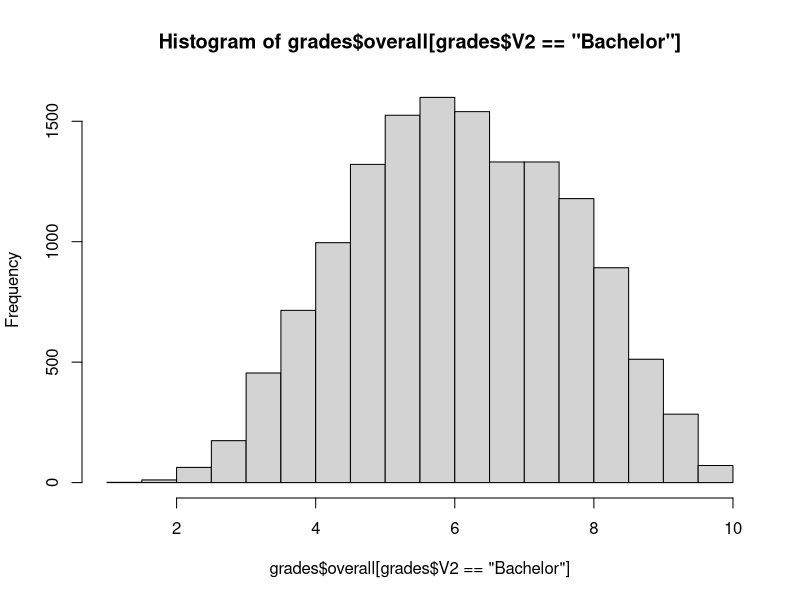
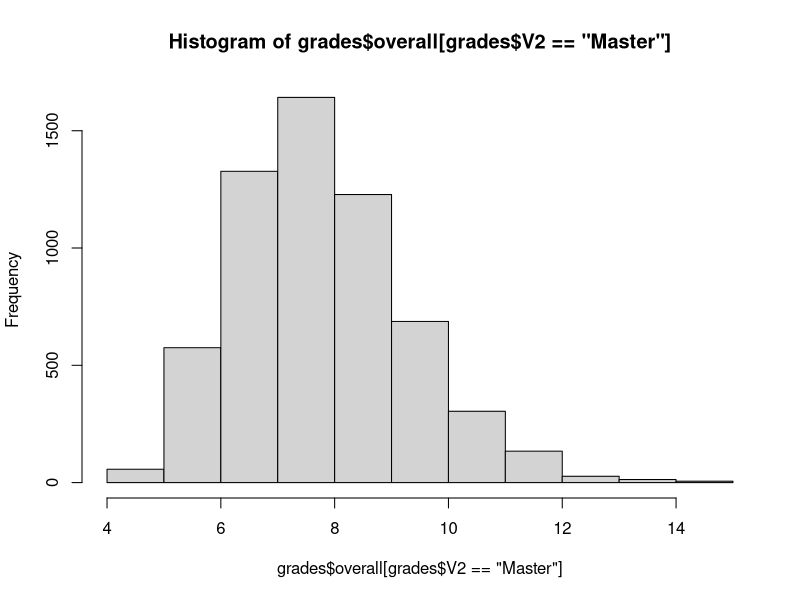

Recreate these plots in R, in order. (Note: this script raises an error after producing the figures.)
# sampling some data for student grades
# Peter Lugtig, copyright 2017
# Questions: p.lugtig@uu.nl


#clean workspace
rm(list=ls(all=TRUE))


require(MASS) #for sampling multivariate normal distribution
#install.packages("sampling")
require(sampling) # for sampling
library(tidyr)
library(dplyr)
require(survey) # for design weights and corrections
se <- function(x) sd(x)/sqrt(length(x)) # standard error function

# Utrecht University - 149 programmes (lets assume two sizes (small and big))
# 20.000 students. 
# 50 BA-programmes with 280 students
# 150 MA programmes with 40 students

# generate  degrees - Feel free to change this, to test for different distribtions
#?set.seed
set.seed(11)
overall <- as.numeric(4+rpois(n=14000,lambda=2.8)+mvrnorm(n=14000,0,0.3))
overall[overall>10] <- 8.5
overallBA <-as.data.frame(overall)
overallBA[,2] <- "Bachelor"
# generate MA degrees
set.seed(11)
overall <- as.numeric(5.5+rpois(n=6000,lambda=2.0)+mvrnorm(n=6000,0,0.1))
overallMA <-as.data.frame(overall)
overallMA[,2] <- "Master"
overallBA[,3] <- rep(1:50,each=280)
overallMA[,3] <- rep(51:200, each=40)
# now add some between-cluster variance
overallMA[,1] <- overallMA[,1]+(overallMA[,3]/100)- 1
overallBA[,1] <- overallBA[,1]+(overallBA[,3]/40)- 1.25


#merge
grades <- rbind(overallBA,overallMA)
hist(grades$overall[grades$V2=="Bachelor"])
hist(grades$overall[grades$V2=="Master"])
grades$overall[grades$overall>10] <- 8.5+mvrnorm(n=nrow(grades[grades$overall>10]),0,0.2)

require(ggplot2) # for a nice plot
ggplot(grades, aes(overall,fill=V2)) +
  geom_histogram(binwidth=.5)
# get ICC for the data for 3 vars (1. degree, 2. programme, 3. interaction)
aov.grades <- summary(aov(grades$overall ~ grades$V2, grades))
between <- aov.grades[[1]][["Sum Sq"]][[1]]
total <- aov.grades[[1]][["Sum Sq"]][[1]]+ aov.grades[[1]][["Sum Sq"]][[2]]
(150/149)*(between/total) # ICC = .1805 for BA/MA

aov.grades <- summary(aov(grades$overall ~ grades$V3, grades))
between <- aov.grades[[1]][["Sum Sq"]][[1]]
total <- aov.grades[[1]][["Sum Sq"]][[1]]+ aov.grades[[1]][["Sum Sq"]][[2]]
(150/149)*(between/total) # ICC = .215 for BA/MA

aov.grades <- summary(aov(grades$overall ~ grades$V3:grades$V2, grades))
aov.grades
between <- aov.grades[[1]][["Sum Sq"]][[1]]
total <- aov.grades[[1]][["Sum Sq"]][[1]]+ aov.grades[[1]][["Sum Sq"]][[2]]
(150/149)*(between/total) # ICC = .217 for BA/MA

#grades$V3
# stats for Ba/MA
mean(grades$overall[grades$V2=="Bachelor"])   # 6.08
mean(grades$overall[grades$V2=="Master"])     # 7.57
var(grades$overall[grades$V2=="Bachelor"])    # 2.48
var(grades$overall[grades$V2=="Master"])      # 1.41
var(grades$overall)                           # 2.64
mean(grades$overall)                          # 6.52
se(grades$overall)                            # .01147895
# stas for programmes
ggplot(grades, aes(y=grades$overall,x=factor(grades$V3), fill=grades$V2)) +
  geom_boxplot()


# now take a sample
# srs
set.seed(11)
grades[,4] <-srswor(1000,20000)                                    #srswor
mean(grades$overall[grades$V4==1])                                  #6.49
se(grades$overall[grades$V4==1])                                    #.0510
sesrs <- se(grades$overall[grades$V4==1])                          
table(grades$V2,grades$V4)
grades$V5 <- 20000
grades$V6[grades$V2=="Bachelor"] <- 280
grades$V6[grades$V2=="Master"] <- 440

# cluster sampling
set.seed(11)
clusterselection <- as.data.frame(1:200)
clusterselection[,2] <- as.numeric(srswor(7,200)) # clusters 1,3,13,17,56,102,187 selected
datacluster1 <- subset(grades, grades$V3==1|grades$V3==3|grades$V3==13|grades$V3==17|grades$V3==56|grades$V3==102|grades$V3==187)
# or
#grades[,7] <- cluster(grades,clustername=c("V3"),size=7, method="srswor") # gives an error
grades[,7] <- 1:20000 #number for fpc

table(clusterselection)
# ?svydesign # for how to specify a cluster sample
clus1 <- svydesign(ids=~datacluster1$V3,
                   strata=NULL,
                   fpc = ~datacluster1$V5,
                   data=datacluster1)
svymean(datacluster1$overall,design=clus1, deff=T)# s.e.= .17397
# design effect by hand
clus1b <- svydesign(ids=~1,
                  data=datacluster1,
                  fpc = ~datacluster1$V5,)
svymean(datacluster1$overall,design=clus1b, deff=T) #s.e.=.040091
.17397/.04413 # design effect = 15.54 !massive!
# compute design effect using ICC as check
# get ICC
aov.grades <- summary(aov(datacluster1$overall ~ datacluster1$V3, datacluster1))
between <- aov.grades[[1]][["Sum Sq"]][[1]]
total <- aov.grades[[1]][["Sum Sq"]][[1]]+ aov.grades[[1]][["Sum Sq"]][[2]]
(150/149)*(between/total) # ICC = .066 for programme
(150/149)*(between/total) * 143 # (M-1) # ICC = 20  for programme
require(ggplot2)
ggplot(datacluster1, aes(y=datacluster1$overall,x=factor(datacluster1$V3), fill=datacluster1$V2)) +
  geom_boxplot()

# now a two stage sample
# step 1, select more clusters (15)
set.seed(11)
clusterselection[,3] <- as.numeric(srswor(15,200)) # clusters 1,3,13,17,24,34,56,84,102,137,160,,170,171,187,200 selected
table(clusterselection[,1],clusterselection[,3])
datacluster2a <- subset(grades, grades$V3==1|grades$V3==3|grades$V3==13|grades$V3==17|grades$V3==24|grades$V3==34|grades$V3==56|
                       grades$V3==84|grades$V3==102|grades$V3==137|grades$V3==160|grades$V3==170|grades$V3==171|grades$V3==187| grades$V3==200)
# step 2 take an SRS
set.seed(11)
datacluster2a[,4] <- srswor(750,2040)
datacluster2b <- subset(datacluster2a,V4==1)
clus2 <- svydesign(ids=~datacluster2b$V3+datacluster2b$V7, # note: two ids. for programme, and respondent id
                   fpc = ~datacluster2b$V5+datacluster2b$V6, # note: two: for total sample, and size of cluster
                   data=datacluster2b)
svymean(datacluster2b$overall,design=clus2, deff=T) #s.e.=.18019
# to compute design effect
clus2b <- svydesign(ids=~1,
                   data=datacluster2b)
svymean(datacluster2b$overall,design=clus2b, deff=T) #s.e.=..059009
.18019/.059009 # design effect is 9.32 (we gain by spreading around more clusters)

ggplot(datacluster2b, aes(y=overall,x=factor(V3), fill=V2)) +
  geom_boxplot()




########################################################################################

#### simulation study #######
# first, do it for one datasets, and then use lapply
# for one sample
set.seed(11)
s=sample(length(table(grades$V3)),14, replace=F) #select 14 clusters
grades2 <- grades %>% 
  filter_at(vars(V3), any_vars(. %in% s)) %>%
  as.data.frame()
# now select cases within clusters (if need be)
grades2$V8 <- 1:nrow(grades2)
grades2$V9<- srswor(0.5*nrow(grades2), nrow(grades2))
  grades3 <- subset(grades2, V9==1)
clus3 <- svydesign(ids=~grades3$V3+grades3$V8, # note: two ids. for programme, and respondent id
                   fpc = ~grades3$V5+grades3$V6, # note: two: for total sample, and size of cluster
                   data=grades3)
svymean(grades3$overall,design=clus3, deff=T)

######################################
# now within an apply function (see week stratified example for more elaborate example)

nrep <-1000
datasimclus <- rep(list(grades), times=nrep) #10000 times the grade dataframe 

cluster <- function(data,clustervar,ncluster,fraction) {
  s=sample(200,ncluster, replace=F) #select n clusters
  data2 <- data %>% 
     filter_at(vars(clustervar), any_vars(. %in% s)) %>%
     as.data.frame()
  data2$V8 <- 1:nrow(data2)
  data2$V9<- srswor(fraction*nrow(data2), nrow(data2)) # srs across whole sample, not in every cluster (not exact!)
  data3 <- subset(data2, V9==1)
  clus <- svydesign(ids=~data3$V3+data3$V8, # note: two ids. for programme, and respondent id
     fpc = ~data3$V5+data3$V6, # note: two: for total sample, and size of cluster
    data=data3)
  options(survey.lonely.psu = "certainty")
  clusmean <- svymean(~data3$overall, design=clus,deff=T) 
  print(list(clusmean,SE(clusmean),deff(clusmean))) # overall mean, and subgroup means
}

# now apply it and do simulation with different clusters and fractions

result10cl <- lapply(datasimclus,cluster,clustervar="V3",ncluster=10, fraction=1) 
result20cl <- lapply(datasimclus,cluster,clustervar="V3",ncluster=20, fraction=0.5) 
result50cl <- lapply(datasimclus,cluster,clustervar="V3",ncluster=50, fraction=0.2) 
result100cl <- lapply(datasimclus,cluster,clustervar="V3",ncluster=100, fraction=0.1) 
result200cl <- lapply(datasimclus,cluster,clustervar="V3",ncluster=200, fraction=0.05) 

# and do analyses
result10 <- data.frame(matrix(unlist(result10cl), nrow=length(result10cl), byrow=T))
result10[,4] <- result10[,1] - mean(grades$overall) 
colnames(result10) <- c("mean","se", "DEFF", "error")
hist(result10[,4])
mean(result10[,4])*100 # 879(!)
var(result10[,4])  #0.11
se(result10[,4])
# design effect
hist(result10[,3])
mean(result10[,3]) #DEFF = 23.13

# for 20 clusters
result20 <- data.frame(matrix(unlist(result20cl), nrow=length(result20cl), byrow=T))
result20[,4] <- result20[,1] - mean(grades$overall) 
colnames(result20) <- c("mean","se", "DEFF", "error")
hist(result20[,4])
mean(result20[,4])*100 # bias =-.34
var(result20[,4])  #
se(result20[,4])
# design effect
hist(result20[,3])
mean(result20[,3]) #DEFF = 11.7

# and 50 clusters
result50 <- data.frame(matrix(unlist(result50cl), nrow=length(result50cl), byrow=T))
result50[,4] <- result50[,1] - mean(grades$overall) 
colnames(result50) <- c("mean","se", "DEFF", "error")
hist(result50[,4])
mean(result50[,4])*100 # bias =
var(result50[,4]) 
se(result50[,4])
# design effect
hist(result50[,3])
mean(result50[,3]) #DEFF = 5.8

# and 100 clusters
result100 <- data.frame(matrix(unlist(result100cl), nrow=length(result100cl), byrow=T))
result100[,4] <- result100[,1] - mean(grades$overall) 
colnames(result100) <- c("mean","se", "DEFF", "error")
hist(result100[,4])
mean(result100[,4])*100 # bias =
var(result100[,4]) 
se(result100[,4])
# design effect
hist(result100[,3])
mean(result100[,3]) #DEFF = 4.2

# and 200 clusters(i.e., all of them!)
result200 <- data.frame(matrix(unlist(result200cl), nrow=length(result200cl), byrow=T))
result200[,4] <- result200[,1] - mean(grades$overall) 
colnames(result200) <- c("mean","se", "DEFF", "error")
hist(result200[,4])
mean(result200[,4])*100 # bias = -9%
var(result200[,4]) 
se(result200[,4])
# design effect
hist(result200[,3])
mean(result200[,3]) #DEFF = 3.25

# Now, why does this not work? some master clusters are quite small, and we sample too many cases from those programmes.

# conclusion: design effect is very large with 7 clusters. gets smaller if we sample more
# overall, not a very efficient way to sample though.

save.image()
